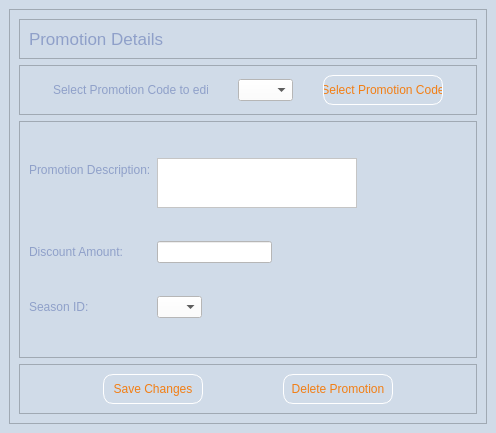
<?xml version="1.0" encoding="UTF-8"?>
<ui version="4.0">
 <class>PromotionDetails</class>
 <widget class="QMainWindow" name="PromotionDetails">
  <property name="geometry">
   <rect>
    <x>0</x>
    <y>0</y>
    <width>496</width>
    <height>433</height>
   </rect>
  </property>
  <property name="windowTitle">
   <string>Promotion Details</string>
  </property>
  <property name="styleSheet">
   <string notr="true">background-color:#D0DBE8</string>
  </property>
  <widget class="QWidget" name="centralwidget">
   <layout class="QVBoxLayout" name="verticalLayout">
    <item>
     <widget class="QScrollArea" name="scrollArea">
      <property name="styleSheet">
       <string notr="true">QLineEdit{background-color:white;}


QLabel{color: #8FA0C9;}

QComboBox{background-color:white;}

QPushButton{border:1px solid white; border-radius:10px;}

</string>
      </property>
      <property name="widgetResizable">
       <bool>true</bool>
      </property>
      <widget class="QWidget" name="scrollAreaWidgetContents">
       <property name="geometry">
        <rect>
         <x>0</x>
         <y>0</y>
         <width>476</width>
         <height>413</height>
        </rect>
       </property>
       <layout class="QVBoxLayout" name="verticalLayout_2">
        <item>
         <widget class="QFrame" name="frame">
          <property name="frameShape">
           <enum>QFrame::StyledPanel</enum>
          </property>
          <property name="frameShadow">
           <enum>QFrame::Raised</enum>
          </property>
          <layout class="QHBoxLayout" name="horizontalLayout">
           <item>
            <widget class="QLabel" name="label">
             <property name="maximumSize">
              <size>
               <width>16777215</width>
               <height>25</height>
              </size>
             </property>
             <property name="font">
              <font>
               <pointsize>13</pointsize>
              </font>
             </property>
             <property name="styleSheet">
              <string notr="true">color:#8Fa0c9</string>
             </property>
             <property name="text">
              <string>Promotion Details</string>
             </property>
            </widget>
           </item>
           <item>
            <widget class="QLabel" name="label_2">
             <property name="maximumSize">
              <size>
               <width>300</width>
               <height>100</height>
              </size>
             </property>
             <property name="text">
              <string/>
             </property>
             <property name="pixmap">
              <pixmap>../../Downloads/MicrosoftTeams-image.png</pixmap>
             </property>
             <property name="scaledContents">
              <bool>true</bool>
             </property>
            </widget>
           </item>
          </layout>
         </widget>
        </item>
        <item>
         <widget class="QFrame" name="frame_4">
          <property name="styleSheet">
           <string notr="true">QPushButton{color:#F27E14;}

QPushButton::hover{border: solid black; background-color:white;}</string>
          </property>
          <property name="frameShape">
           <enum>QFrame::StyledPanel</enum>
          </property>
          <property name="frameShadow">
           <enum>QFrame::Raised</enum>
          </property>
          <layout class="QHBoxLayout" name="horizontalLayout_3">
           <item>
            <widget class="QLabel" name="label_6">
             <property name="maximumSize">
              <size>
               <width>155</width>
               <height>16777215</height>
              </size>
             </property>
             <property name="styleSheet">
              <string notr="true">color:#</string>
             </property>
             <property name="text">
              <string>Select Promotion Code to edit:</string>
             </property>
            </widget>
           </item>
           <item>
            <widget class="QComboBox" name="comboBox_PromotionCode">
             <property name="maximumSize">
              <size>
               <width>55</width>
               <height>16777215</height>
              </size>
             </property>
            </widget>
           </item>
           <item>
            <widget class="QPushButton" name="pushButton_3">
             <property name="minimumSize">
              <size>
               <width>0</width>
               <height>30</height>
              </size>
             </property>
             <property name="maximumSize">
              <size>
               <width>120</width>
               <height>16777215</height>
              </size>
             </property>
             <property name="styleSheet">
              <string notr="true">QPushButton{color:#F27E14;}

QPushButton::hover{border: solid black; background-color:white;}
</string>
             </property>
             <property name="text">
              <string>Select Promotion Code</string>
             </property>
            </widget>
           </item>
          </layout>
         </widget>
        </item>
        <item>
         <widget class="QFrame" name="frame_2">
          <property name="styleSheet">
           <string notr="true">QTextEdit{background-color:white;}

QLineEdit{background-color:white;}

QPushButton{background-color:white;border: 2px solid black; border-radius:10px;}

QLabel{color: #8FA0C9;}

QComboBox{background-color:white;}</string>
          </property>
          <property name="frameShape">
           <enum>QFrame::StyledPanel</enum>
          </property>
          <property name="frameShadow">
           <enum>QFrame::Raised</enum>
          </property>
          <layout class="QFormLayout" name="formLayout">
           <item row="1" column="0">
            <widget class="QLabel" name="label_3">
             <property name="text">
              <string>Promotion Description:</string>
             </property>
            </widget>
           </item>
           <item row="2" column="0">
            <widget class="QLabel" name="label_4">
             <property name="text">
              <string>Discount Amount:</string>
             </property>
            </widget>
           </item>
           <item row="2" column="1">
            <widget class="QLineEdit" name="lineEdit_DiscountAmount">
             <property name="maximumSize">
              <size>
               <width>115</width>
               <height>16777215</height>
              </size>
             </property>
             <property name="text">
              <string/>
             </property>
             <property name="maxLength">
              <number>25</number>
             </property>
            </widget>
           </item>
           <item row="3" column="0">
            <widget class="QLabel" name="label_5">
             <property name="text">
              <string>Season ID:</string>
             </property>
            </widget>
           </item>
           <item row="3" column="1">
            <widget class="QComboBox" name="comboBox_SeasonID">
             <property name="maximumSize">
              <size>
               <width>45</width>
               <height>16777215</height>
              </size>
             </property>
            </widget>
           </item>
           <item row="1" column="1">
            <widget class="QTextEdit" name="textEdit_PromotionDescription">
             <property name="maximumSize">
              <size>
               <width>200</width>
               <height>50</height>
              </size>
             </property>
            </widget>
           </item>
          </layout>
         </widget>
        </item>
        <item>
         <widget class="QFrame" name="frame_3">
          <property name="styleSheet">
           <string notr="true">QPushButton{color:#F27E14;}

QPushButton::hover{border: solid black; background-color:white;}</string>
          </property>
          <property name="frameShape">
           <enum>QFrame::StyledPanel</enum>
          </property>
          <property name="frameShadow">
           <enum>QFrame::Raised</enum>
          </property>
          <layout class="QHBoxLayout" name="horizontalLayout_2">
           <item>
            <widget class="QPushButton" name="pushButton">
             <property name="minimumSize">
              <size>
               <width>0</width>
               <height>30</height>
              </size>
             </property>
             <property name="maximumSize">
              <size>
               <width>100</width>
               <height>16777215</height>
              </size>
             </property>
             <property name="text">
              <string>Save Changes</string>
             </property>
            </widget>
           </item>
           <item>
            <widget class="QPushButton" name="pushButton_2">
             <property name="minimumSize">
              <size>
               <width>0</width>
               <height>30</height>
              </size>
             </property>
             <property name="maximumSize">
              <size>
               <width>110</width>
               <height>16777215</height>
              </size>
             </property>
             <property name="text">
              <string>Delete Promotion</string>
             </property>
            </widget>
           </item>
          </layout>
         </widget>
        </item>
       </layout>
      </widget>
     </widget>
    </item>
   </layout>
  </widget>
 </widget>
 <resources/>
 <connections/>
</ui>
